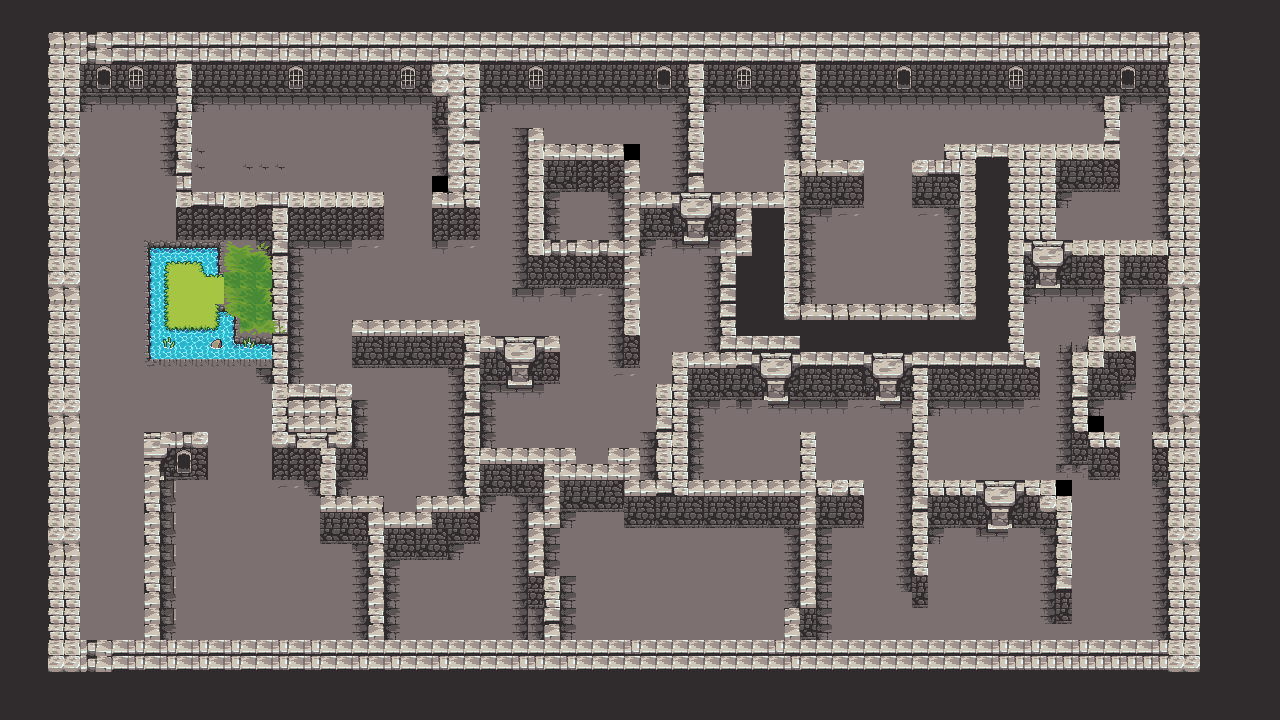

Tiled map render using the project's own tile images. Description and the map definition, with tile-layer contents summarised, below:
An orthogonal 80x45 tile map with 16x16 px tiles, 3 tile layers (Tuong, Dat, co), 2 tilesets.

<map version="1.10" tiledversion="1.11.2" orientation="orthogonal" renderorder="right-down" width="80" height="45" tilewidth="16" tileheight="16" infinite="0" nextlayerid="4" nextobjectid="1">
 <tileset firstgid="1" name="Level3" tilewidth="16" tileheight="16" tilecount="600" columns="30">
  <image source="../textures/Tilemap Dungeon original size.png" width="480" height="320" />
 </tileset>
 <tileset firstgid="601" name="Level3.1" tilewidth="16" tileheight="16" tilecount="150" columns="10">
  <image source="../textures/spring tilemap.png" width="160" height="240" />
 </tileset>
 <layer id="1" name="Tuong" width="80" height="45">
  <data>[3600 cells, 2083 non-empty, 74 distinct tile ids]</data>
 </layer>
 <layer id="2" name="Dat" width="80" height="45">
  <data>[3600 cells, 1551 non-empty, 81 distinct tile ids]</data>
 </layer>
 <layer id="3" name="co" width="80" height="45">
  <data>[3600 cells, 40 non-empty, 23 distinct tile ids]</data>
 </layer>
</map>
